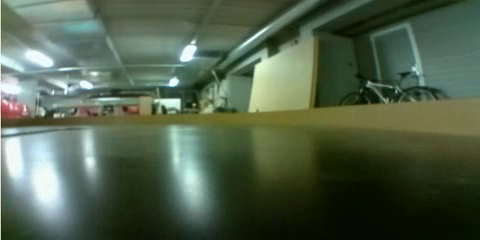
//> input picture frame 1914 of test_footage/output.avi, 480 x 240 px
$ ./detection   (built with g++ and OpenCV 4)
//> lines starting //> are read from the running program, lines starting //| are printed output that depends on the picture; after the words box and inside, x2 and y2 are one past the last pixel; in counts of white or black regions, pixels touching at a corner belong together
#include "opencv2/core.hpp"
#include "opencv2/imgcodecs.hpp"
#include "opencv2/imgproc/imgproc.hpp"
#include "opencv2/highgui/highgui.hpp"
#include "opencv2/highgui/highgui_c.h"
#include <iostream>
#include <vector>
#include <numeric>

#include <fstream>

void Dilation( int, void* );
void Servo_Init();
void MyFilledCircle( cv::Mat img, cv::Point center );
double VectorAvg( std::vector<int> const& v );
void CloseWindows();
void DisplayHistogram( cv::Mat src, int height, int width, cv::Mat values, double middlepoint );

int main() {
    // Define video capture
    cv::Mat src;
	cv::VideoCapture cap("../../test_footage/output.avi");

    double t = 0;
    auto start = std::chrono::system_clock::now();
    std::vector<double> curves;
    std::vector<double> times;

	while ( cap.isOpened() )
    {
		// Send VideoCapture to src cv::Mat
		cap >> src;
//> src is the input picture: 240 rows x 480 cols, CV_8UC3; mean B, G, R 74.9, 96.1, 80.4
        if(src.empty()) {
			std::cout << "Source empty" << std::endl;
			break;
		}

		// Camera positioned upside-down
		//cv::flip(src, src, -1);

		// Performance test
		t = (double) cv::getTickCount();

		// Get source image height and width
		int src_height = src.size().height;
//> src_height = 240
		int src_width = src.size().width;
//> src_width = 480

        cv::Mat crop;
        // Rect variable( Pos. X, Pos. Y, Width, Height )

        cv::Rect crop_region(0, src_height - 180, src_width, 180);
//> crop_region = Rect(0, 60, 480, 180)

        crop=src(crop_region);
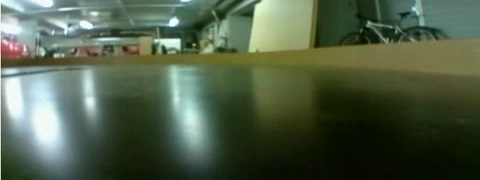
//> crop: 180 rows x 480 cols, CV_8UC3; mean B, G, R 71.3, 93.8, 79.4

        // Clahe equalization
        // READ RGB color image and convert it to Lab
        //cv::Mat lab_image;
        //cvtColor(crop, lab_image, CV_BGR2Lab);
//
        //// Extract the L channel
        //std::vector<cv::Mat> lab_planes(3);
        //split(lab_image, lab_planes);  // now we have the L image in lab_planes[0]
//
        //// apply the CLAHE algorithm to the L channel
        //cv::Ptr<cv::CLAHE> clahe = cv::createCLAHE();
        //clahe->setClipLimit(3);
        //clahe->setTilesGridSize( cv::Size (8,8) );
        //cv::Mat dst;
        //clahe->apply(lab_planes[0], dst);
//
        //// Merge the the color planes back into an Lab image
        //dst.copyTo(lab_planes[0]);
        //cv::merge(lab_planes, lab_image);
//
        //// convert back to RGB
        //cv::Mat image_clahe;
        //cvtColor(lab_image, image_clahe, CV_Lab2BGR);

        //cv::GaussianBlur(image_clahe, image_clahe, cv::Size(5, 5), 0);
        cv::GaussianBlur(crop, crop, cv::Size(5, 5), 0);
        // Convert to HSV
        cv::Mat hsv;
        cvtColor(crop, hsv, CV_BGR2HSV);
//> hsv: 180 rows x 480 cols, CV_8UC3; mean H, S, V 55, 114, 94.7

        // [8 lines of commented-out code are left out]
        cv::Mat frame_threshold;
        inRange(hsv, cv::Scalar(50, 0, 0), cv::Scalar(180, 255, 255), frame_threshold);
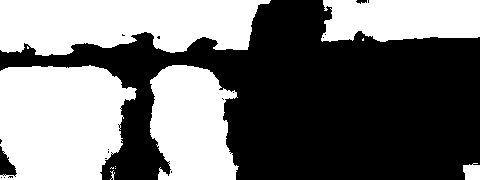
//> frame_threshold: 180 rows x 480 cols, CV_8UC1; 45.4% white; 11 white regions (5 under 20 px), largest, box (x1, y1, x2, y2) and area: (0, 65, 137, 180) 13019, (0, 0, 271, 56) 11987, (150, 65, 239, 180) 8003, (321, 0, 480, 42) 5895, (463, 163, 480, 180) 247, (110, 170, 115, 180) 21

        //cv::bitwise_and( tape, frame_threshold, frame_threshold );
        //cv::bitwise_not( frame_threshold, frame_threshold );
        //cv::imshow("TAPE", tape);

        // Sum image intensity values by columns
        cv::Mat histogramValues;
        cv::reduce( frame_threshold, histogramValues, 0, CV_REDUCE_SUM, CV_32F );
//> histogramValues = 480 values, max 43350 at index 48, min 0 at index 271, mean 20819.2

        // Find min and max values
        double min, max;
        cv::minMaxIdx( histogramValues, &min, &max );
//> min = 0; max = 43350
        min = 0.8 * max;
//> min = 34680

        // Filter noise
        std::vector<int> arr;
        size_t c = 0;

        for(int i = 0; i < histogramValues.cols; i++)
        {
            if (histogramValues.at<float>(0, i) >= min)
            {
                arr.push_back( i );
                c++;
            }
        }
//> after the loop, arr = 171 values from 2 to 223; c = 171

        // Find the average value
        double average = VectorAvg(arr);
//> average = 106.4

        printf("curve: %f\n", average);
//| curve: 106.385965

        DisplayHistogram( src, src_height, src_width, histogramValues, average);

		// Total execution time
		t = (double) cv::getTickCount() - t;
        auto end = std::chrono::system_clock::now();
        std::chrono::duration<double> elapsed_seconds = end-start;

        char key = (char) cv::waitKey(1);
        curves.push_back(average);
        times.push_back(elapsed_seconds.count());
        std::cout << "elapsed time: " << elapsed_seconds.count() << "s" << std::endl;
		printf( "Total execution time = %g ms\n", t*1000/ cv::getTickFrequency());

    }

    std::ofstream myfile;

    myfile.open ("timecpp.txt");
    for (int i = 0; i < times.size(); i++){
	       myfile << times[i] << std::endl;
	}
    myfile.close();

    myfile.open ("cruvecpp.txt");
    for (int i = 0; i < curves.size(); i++){
	       myfile << curves[i] << std::endl;
	}
    myfile.close();
}

void MyFilledCircle( cv::Mat img, cv::Point center )
{
	/* Source image */
	/* Center point */
	/* Circle size  */
	/* Source image */
	/* Circle color */
	circle( img,
    	center,
    	20,
    	cv::Scalar( 0, 255, 255 ),
    	cv::FILLED,
    	cv::LINE_8 );
}

double VectorAvg(std::vector<int> const& v) {
    return 1.0 * std::accumulate(v.begin(), v.end(), 0LL) / v.size();
}

void CloseWindows() {
	if (getWindowProperty("Area", cv::WND_PROP_AUTOSIZE) != -1) cv::destroyWindow("Area");
	if (getWindowProperty("histogram", cv::WND_PROP_AUTOSIZE) != -1) cv::destroyWindow("histogram");
	if (getWindowProperty("hsv", cv::WND_PROP_AUTOSIZE) != -1) cv::destroyWindow("hsv");
	if (getWindowProperty("detectedFloor", cv::WND_PROP_AUTOSIZE) != -1) cv::destroyWindow("detectedFloor");
}

void DisplayHistogram( cv::Mat src, int height, int width, cv::Mat values, double middlepoint ) {
//> called with height = 240, width = 480, middlepoint = 106.4

	// Creating a black cv::MAT for histogram image to display
	cv::Mat histogram( height, width, CV_8UC3, cv::Scalar( 0, 0, 0 ) );

	// Variable for storing the height of a histogram line
	double intensity;

	for ( int i = 0; i < width; i++ )
	{
		// Get the intensity of the pixel at a point
		intensity = values.at<float>( 0, i );

		// Draw the line on the histogram image based on the source dimensions
		cv::line( histogram, cv::Point( i, height ), cv::Point( i, height - ( ( int ) intensity / 255 ) ), cv::Scalar( 140, 0, 255 ), 1, cv::LINE_8 );
	}
//> this loop made 480 passes
//> intensity on passes 1 to 3: 31875, 33150, 35190
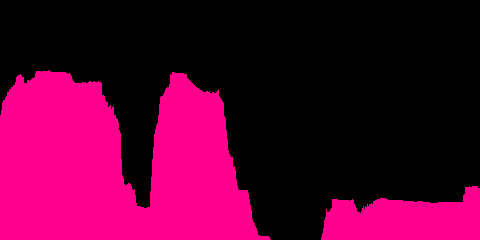
//> histogram: 240 rows x 480 cols, CV_8UC3; mean B, G, R 47.6, 0, 86.7

	// Draw the curvature pointer
	MyFilledCircle( histogram, cv::Point( ( int ) middlepoint, height ) );
//> in MyFilledCircle, `circle( img, center, 20, cv::Scalar( 0, 255, 255 ), cv::FILLED, cv::LI..`:
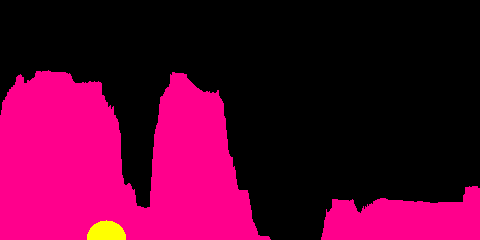
//> img: 240 rows x 480 cols, CV_8UC3; 0.53% of pixels changed, all inside (x1, y1, x2, y2) = (87, 220, 126, 240)

	// Combine the histogram image with the source video
	cv::Mat result( height, width, CV_8UC3, cv::Scalar( 0, 255, 0 ) );
	cv::Mat thefinal;
	addWeighted( src, 1, histogram, 1, 0, thefinal );
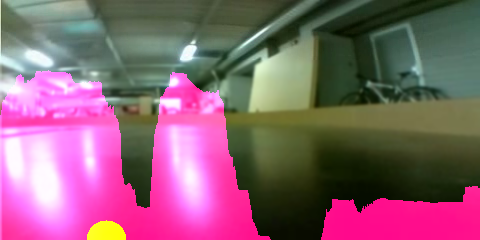
//> thefinal: 240 rows x 480 cols, CV_8UC3; mean B, G, R 114.7, 97.2, 138.6
//> the Esc key is pressed
//> in main, `curves.push_back(average);`: curves = [106.4]

	imshow("Source and Histogram", thefinal);
	//imshow("histogram", histogram);
}

$ run again, starting later in the video
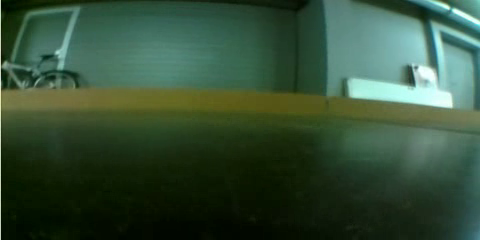
//> input picture frame 8613 of test_footage/output.avi, 480 x 240 px
//> src is the input picture: 240 rows x 480 cols, CV_8UC3; mean B, G, R 55.3, 78.1, 52.4
//> hsv: 180 rows x 480 cols, CV_8UC3; mean H, S, V 55.7, 151.1, 69.7
//> `inRange(hsv, cv::Scalar(50, 0, 0), cv::Scalar(180, 255, 255), frame_th..`:
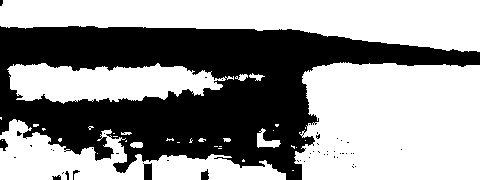
//> frame_threshold: 180 rows x 480 cols, CV_8UC1; 58.6% white; 49 black regions (42 under 20 px), largest, box (x1, y1, x2, y2) and area: (0, 26, 480, 180) 35364, (143, 163, 152, 180) 130, (201, 169, 209, 180) 65
//> histogramValues = 480 values, max 42585 at index 468, min 7395 at index 287, mean 26881.2
//> `cv::minMaxIdx( histogramValues, &min, &max );`: min = 7395; max = 42585
//> `min = 0.8 * max;`: min = 34068
//> after the loop `for(int i = 0; i < histogramValues.cols; i++)`: arr = 166 values from 314 to 479; c = 166
//> average = 396.5
//| curve: 396.500000
//> the loop in DisplayHistogram, `for ( int i = 0; i < width; i++ )` made 480 passes
//> intensity on passes 1 to 3: 15045, 15300, 16065
//> img: 240 rows x 480 cols, CV_8UC3; mean B, G, R 60.8, 1.3, 112
//> in DisplayHistogram, `addWeighted( src, 1, histogram, 1, 0, thefinal );`:
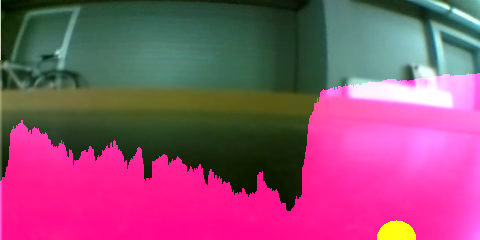
//> thefinal: 240 rows x 480 cols, CV_8UC3; mean B, G, R 113.5, 79.2, 147.2
//> curves = [396.5]
